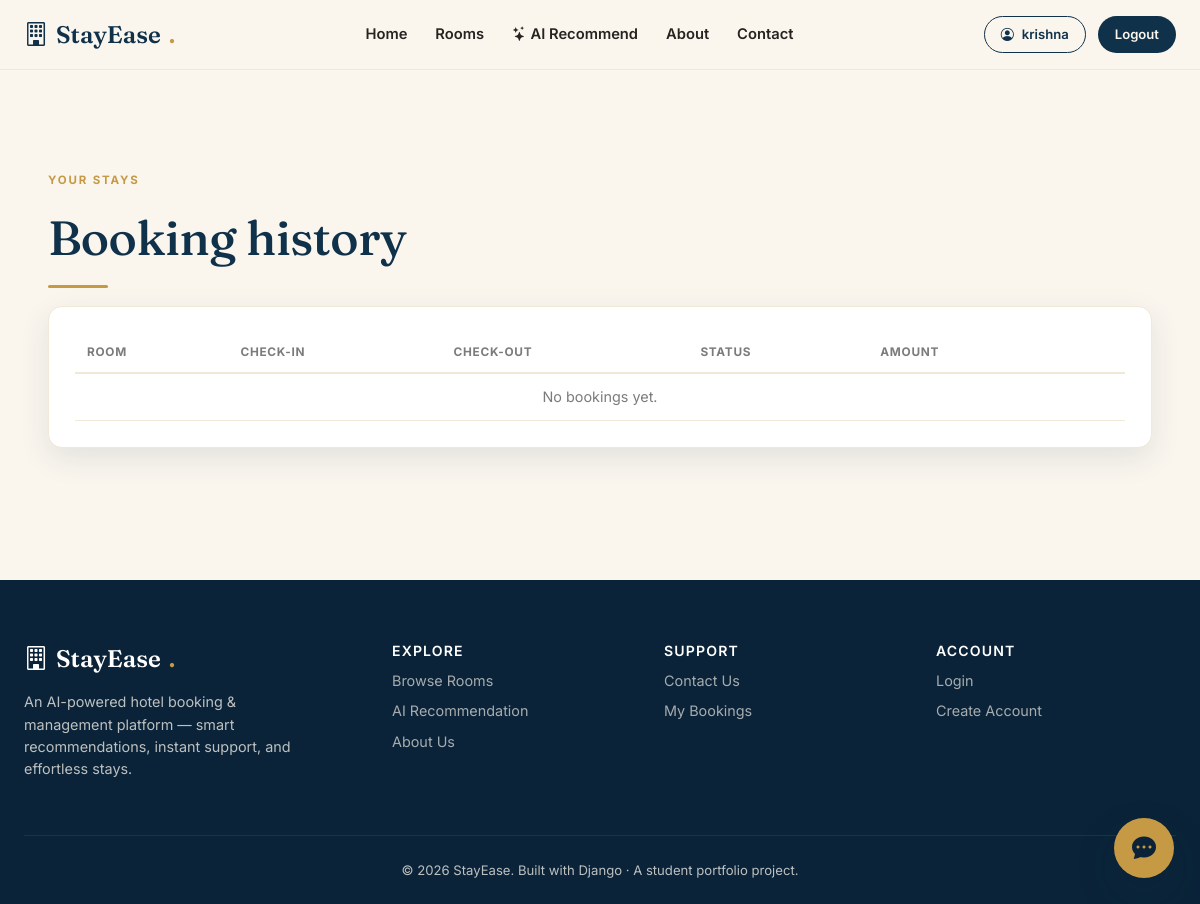
/bookings/history/ (signed in), run on an earlier commit of the app's database.
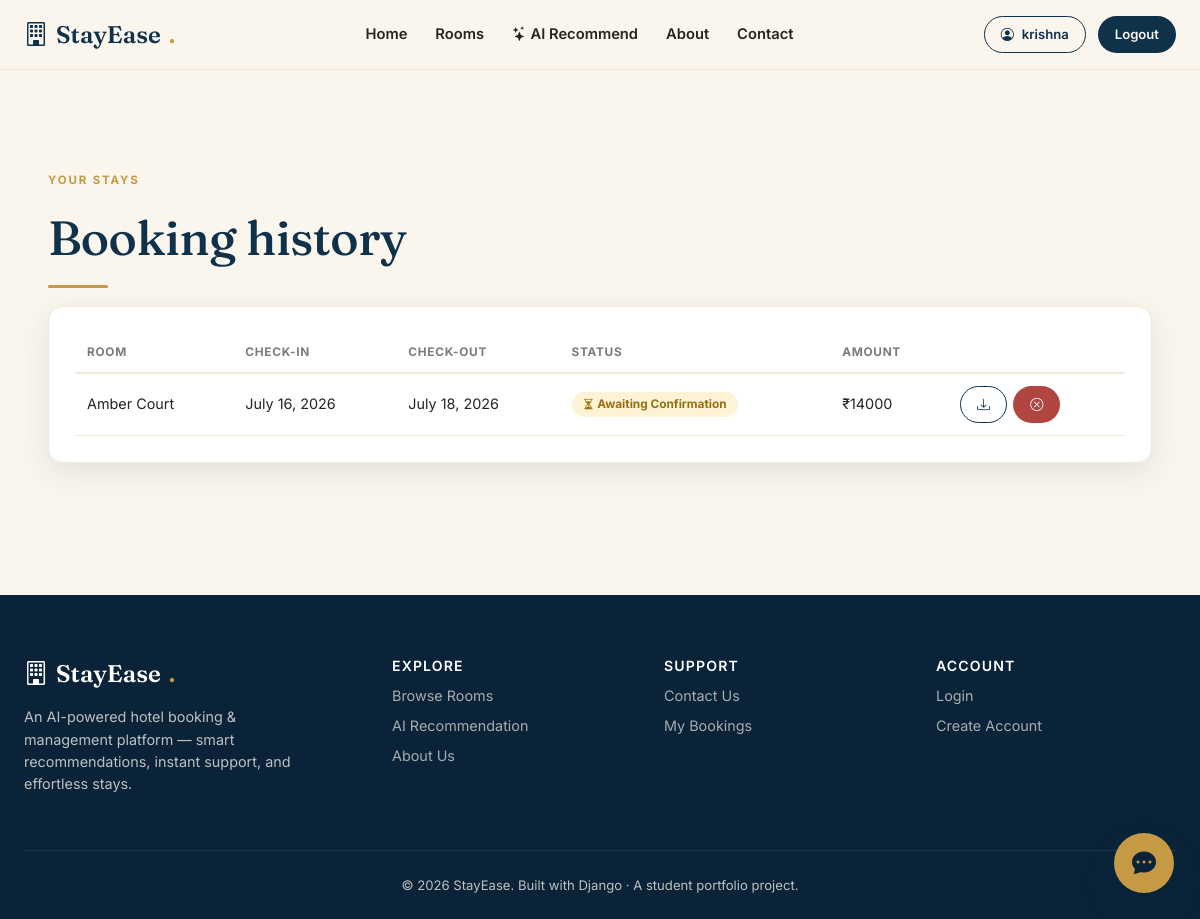
And on a later commit of the database.
### bookings/models.py (models this page shows, shortened)
class Booking(models.Model):
    STATUS_CHOICES = [
        ('pending', 'Pending'),
        ('confirmed', 'Confirmed'),
        ('cancelled', 'Cancelled'),
        ('completed', 'Completed'),
    ]
    booking_id = models.UUIDField(default=uuid.uuid4, editable=False, unique=True)
    user = models.ForeignKey(User, on_delete=models.CASCADE, related_name='bookings')
    room = models.ForeignKey(Room, on_delete=models.CASCADE, related_name='bookings')
    check_in = models.DateField()
    check_out = models.DateField()
    guests = models.PositiveIntegerField(default=1)
    status = models.CharField(max_length=20, choices=STATUS_CHOICES, default='pending')
    total_amount = models.DecimalField(max_digits=10, decimal_places=2)
    special_requests = models.TextField(blank=True)
    created_at = models.DateTimeField(auto_now_add=True)
    class Meta:
        ordering = ['-created_at']

### rooms/models.py (models this page shows, shortened)
class Room(models.Model):
    PURPOSE_CHOICES = [
        ('business', 'Business Trip'),
        ('family', 'Family Vacation'),
        ('couple', 'Couple / Honeymoon'),
        ('solo', 'Solo Traveller'),
        ('friends', 'Friends Getaway'),
    ]
    name = models.CharField(max_length=150)
    category = models.ForeignKey(RoomCategory, on_delete=models.CASCADE, related_name='rooms')
    description = models.TextField()
    price_per_night = models.DecimalField(max_digits=10, decimal_places=2)
    capacity = models.PositiveIntegerField(default=2, help_text='Max guests')
    beds = models.PositiveIntegerField(default=1)
    size_sqft = models.PositiveIntegerField(default=250)
    amenities = models.ManyToManyField(Amenity, blank=True, related_name='rooms')
    best_for = models.CharField(max_length=20, choices=PURPOSE_CHOICES, default='family')
    thumbnail = _ImageField(upload_to='rooms/', blank=True, null=True)
    is_available = models.BooleanField(default=True)
    total_units = models.PositiveIntegerField(default=5)
    rating = models.DecimalField(max_digits=2, decimal_places=1, default=4.5)
    created_at = models.DateTimeField(auto_now_add=True)
    class Meta:
        ordering = ['-created_at']

### bookings/views.py (the view)
# urls.py: path('history/', views.booking_history_view, name='history'),
@login_required
def booking_history_view(request):
    bookings = Booking.objects.filter(user=request.user).select_related('room')
    return render(request, 'bookings/history.html', {'bookings': bookings})

### core/context_processors.py (called while the page is built)
def site_context(request):
    context = {
        'SITE_NAME': 'StayEase',
        'SITE_TAGLINE': 'AI-Powered Hotel Booking & Management',
    }
    if getattr(request, 'user', None) and request.user.is_authenticated and request.user.is_staff:
        from adminpanel.models import Notification
        context['admin_notifications'] = Notification.objects.all()[:8]
        context['admin_unread_count'] = Notification.objects.filter(is_read=False).count()
    return context

### templates/bookings/history.html (shortened to what this page needs)
{% extends "base.html" %}
{% block content %}
<section class="section">
  <div class="container-narrow">
    <p class="eyebrow">Your stays</p>
    <h1>Booking history</h1>
    <div class="divider-gold"></div>
    <div class="panel">
      <table class="table-clean">
        <thead><tr><th>Room</th><th>Check-in</th><th>Check-out</th><th>Status</th><th>Amount</th><th></th></tr></thead>
        <tbody>
          {% for b in bookings %}
          <tr>
            <td>{{ b.room.name }}</td>
            <td>{{ b.check_in }}</td>
            <td>{{ b.check_out }}</td>
            <td>
              {% if b.status == 'pending' and b.payment.status == 'success' %}
              <span class="badge-soft badge-pending"><i class="bi bi-hourglass-split"></i> Awaiting Confirmation</span>
              {% else %}
              <span class="badge-soft badge-{{ b.status }}">{{ b.get_status_display }}</span>
              {% endif %}
            </td>
            <td>₹{{ b.total_amount|floatformat:0 }}</td>
            <td style="display:flex; gap:6px;">
              <a href="{% url 'bookings:invoice' b.booking_id %}" class="btn btn-sm btn-outline"><i class="bi bi-download"></i></a>
              {% if b.status == 'pending' or b.status == 'confirmed' %}
              <a href="{% url 'bookings:cancel' b.booking_id %}" class="btn btn-sm btn-danger" onclick="return confirm('Cancel this booking?')"><i class="bi bi-x-circle"></i></a>
              {% endif %}
            </td>
          </tr>
          {% empty %}
          <tr><td colspan="6" style="text-align:center; color:var(--ink-60);">No bookings yet.</td></tr>
          {% endfor %}
        </tbody>
      </table>
    </div>
  </div>
</section>
{% endblock %}

What changed in the data, as far as the page shows it:
added Booking: room.name "Amber Court", check_in "July 16, 2026", check_out "July 18, 2026", status "pending" (drawn), total_amount "14000"
Also different on the page:
text no longer shown: "No bookings yet."
